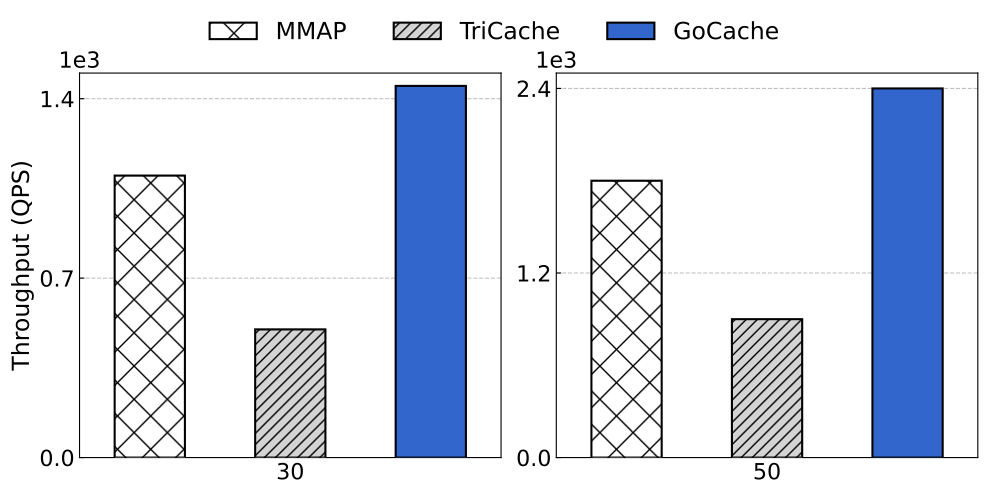

Generate this figure with Python:
import matplotlib.pyplot as plt
import numpy as np
import matplotlib.ticker as ticker
import matplotlib as mpl

def set_mpl():
    mpl.rcParams.update(
        {
            'text.usetex': False,
            'figure.figsize': (8, 4),
            'savefig.dpi': 300,
            'axes.labelsize': 17,
            'xtick.labelsize': 16,
            'ytick.labelsize': 16,
            'xtick.direction': 'in',
            'ytick.direction': 'in',
            'legend.fontsize': 17
        }
    )
    
# 数据
cache_sizes = [30, 50]  # 缓存大小（单位：%）
results_30 = [1.1, 0.5, 1.45]  # 30%缓存大小的吞吐量数据 (单位：千QPS)
results_50 = [1.8, 0.9, 2.4]  # 50%缓存大小的吞吐量数据 (单位：千QPS)

# 创建图形和子图
set_mpl()
fig, (ax1, ax2) = plt.subplots(1, 2, figsize=(10, 5))
set_mpl()

# 设置宽度
bar_width = 0.5
x = np.arange(3)

# 绘制第一个子图（30%缓存大小）
ax1.bar(x[0], results_30[0], width=bar_width, color='white', edgecolor='black', linewidth=1.5,
        hatch='x', label='MMAP', zorder=10)
ax1.bar(x[1], results_30[1], width=bar_width, color='lightgray', 
        edgecolor='black', linewidth=1.5, hatch='///', label='TriCache', zorder=10)
ax1.bar(x[2], results_30[2], width=bar_width, color='#3366cc', edgecolor='black', linewidth=1.5,
        label='GoCache', zorder=10)

# 绘制第二个子图（50%缓存大小）
ax2.bar(x[0], results_50[0], width=bar_width, color='white', edgecolor='black', linewidth=1.5,
        hatch='x', label='MMAP', zorder=10)
ax2.bar(x[1], results_50[1], width=bar_width, color='lightgray', 
        edgecolor='black', linewidth=1.5, hatch='///', label='TriCache', zorder=10)
ax2.bar(x[2], results_50[2], width=bar_width, color='#3366cc', edgecolor='black', linewidth=1.5,
        label='GoCache', zorder=10)

# 设置第一个子图的标签和标题
ax1.set_ylabel('Throughput (QPS)')
ax1.set_ylim(0, 1.5)
ax1.set_yticks([0, 0.7, 1.4])
ax1.set_xlim(-0.5, 2.5)
ax1.set_xticks([x[1]])
ax1.set_xticklabels(['30'])
ax1.grid(axis='y', linestyle='--', alpha=0.8, zorder=0)  # 只添加y轴方向的网格线

# 设置第二个子图的标签和标题
ax2.set_ylim(0, 2.5)
ax2.set_yticks([0, 1.2, 2.4])
ax2.set_xlim(-0.5, 2.5)
ax2.set_xticks([x[1]])
ax2.set_xticklabels(['50'])
ax2.grid(axis='y', linestyle='--', alpha=0.8, zorder=0)  # 只添加y轴方向的网格线

# # 创建自定义刻度格式化器
# def format_func(value, tick_number):
#     return f'{int(value)}'

# # 应用自定义刻度格式
# ax1.yaxis.set_major_formatter(ticker.FuncFormatter(format_func))
# ax2.yaxis.set_major_formatter(ticker.FuncFormatter(format_func))

# 在y轴上添加1e3标签
ax1.text(0, 1.03, '1e3', transform=ax1.transAxes, ha='center', va='center', fontsize=16)
ax2.text(0, 1.03, '1e3', transform=ax2.transAxes, ha='center', va='center', fontsize=16)

# 添加图例
handles, labels = ax1.get_legend_handles_labels()
fig.legend(handles, labels, loc='upper center', ncol=3, frameon=False)

# 调整布局
plt.tight_layout()
plt.subplots_adjust(top=0.85)

plt.savefig('fig1.pdf', bbox_inches='tight')
